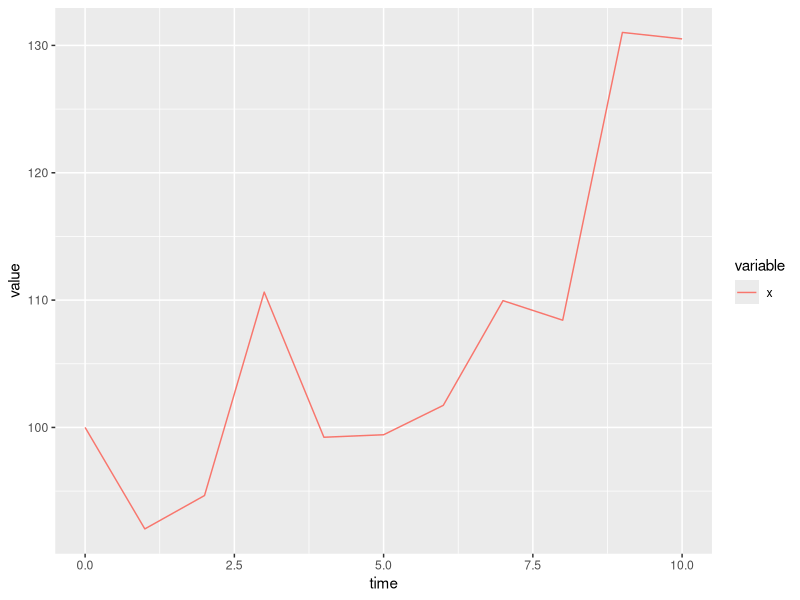
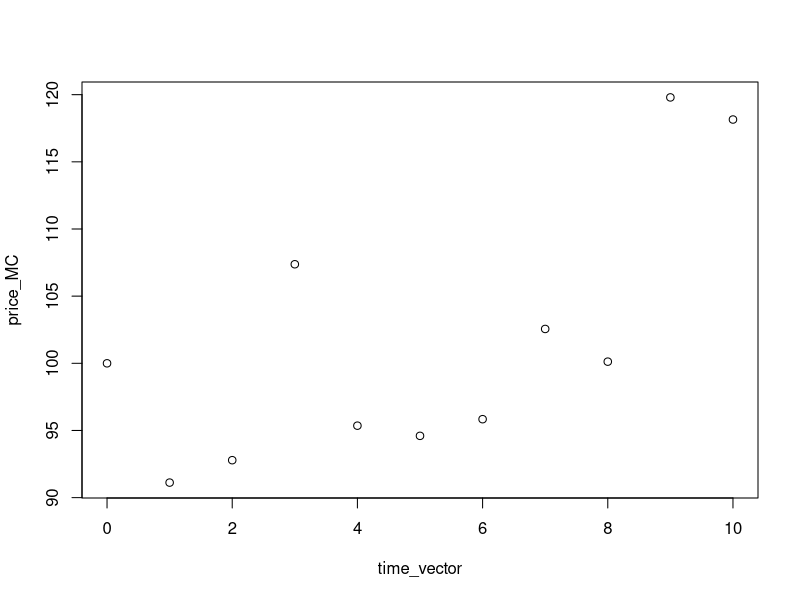
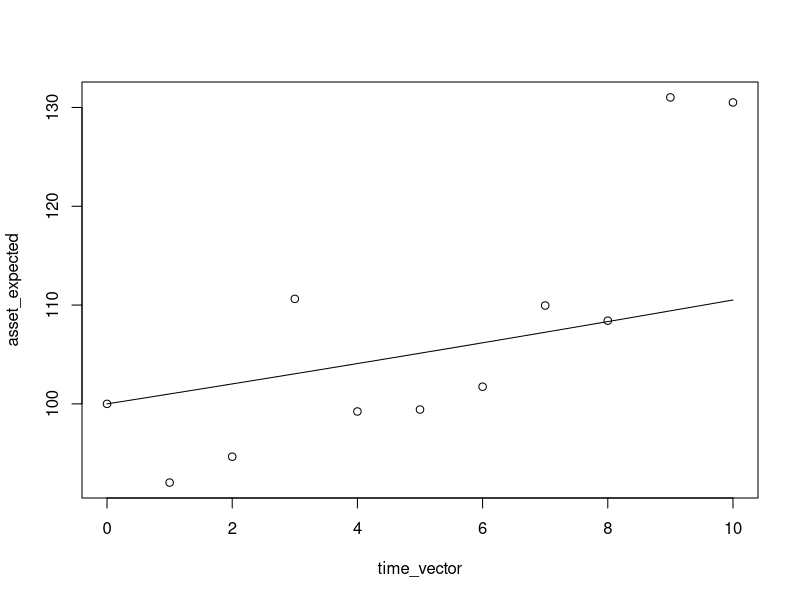

The R source for these figures, in order: (Note: this script raises an error after producing the figures.)
rm(list=ls()) # clears all

library(ggplot2)
library(reshape2)

#### GBM simulation ####

## initialize

x0    <- 100
mu    <- 0.01
sigma <- 0.1


## simulate GBM

n  <- 1    # monte carlo simulation paths 
end_time  <- 10
dt <- 1
time_vector <- seq(0, end_time, by = dt)
m  <- length(time_vector)      # subintervals



x <- matrix(NA, m, n)
x[1,] <- x0

set.seed(2)
for (k in 1:n) {
  for (i in 2:m) {
    dx <- mu * x[i - 1, k] * dt + x[i - 1, k] * sigma * sqrt(dt) * rnorm(1,0,1)
    x[i, k] <- x[i - 1, k] + dx
  }
}



## plot

data <- data.frame('time' = seq(0, m - 1), x)
data <- melt(data,  id = c('time'))

ggplot(data, aes(time, value)) +
  geom_line(aes(colour = variable))

## present value of future expected cash flow

r <- 0.01
price_MC <- rowMeans(1/(1 + r * dt) ^ (0:(m - 1))  * x)
plot(time_vector, price_MC)

## present value of expected future profits

asset_expected <- rowMeans(x)
liability_expected <- 100
profit_expected <- (asset_expected - liability_expected)
pv_profit <- sum(1/(1 + r * dt) ^ (0:(m - 1)) * profit_expected)

## thoeretical expectation and variance of GBM

expectation_theoretical <- x0 * exp(mu * time_vector)
variance_theoretical <- x0^2 * exp(2 * mu * time_vector) * (exp(sigma ^ 2 * time_vector) - 1)
std_theoretical <- sqrt(variance_theoretical)

## compare empirical and theoretical moments

plot(time_vector, asset_expected) 
points(time_vector, expectation_theoretical, type = 'l')

plot(time_vector, apply(x, 1, var)) 
points(time_vector, variance_theoretical, type = 'l')

## compare histogram and thoeretical distribution of GBM

density_theoretical_GBM <- function(s, t, mu, sigma, s0) {
  
  1 / sqrt(2 * pi * s ^ 2 * sigma ^ 2 * t) * 
    exp(
      -((log(s) - log(s0) - (mu - 0.5 * sigma ^ 2) * t) ^ 2 / (2 * sigma ^ 2 * t))
    )
  
}

density <- sapply(sort(x[2,]), function(i) density_theoretical_GBM(s = i, 
                                                                   t = time_vector[2], 
                                                                   mu = mu, 
                                                                   sigma = sigma,
                                                                   s0 = x0))
hist(x[2,], freq = F)
lines(sort(x[2,]), density, lwd = 2)




# ## does the simulation method matter? YES! x_closed_form is wrong because W(t_i) and W(t_{i-1}) are not independent. But in the simulation scheme below we assume independence through the independent normal rv's, and hence the resulting path for x_closed_form is incorrect 
# 
# n  <- 1    # monte carlo simulation paths 
# end_time  <- 10
# dt <- 1 / 12
# time_vector <- seq(0, end_time, by = dt)
# m  <- length(time_vector)     
# 
# x_closed_form <- x_increment <- x_closed_form_increment <- matrix(NA, m, n)
# x_closed_form[1, ] <- x_increment[1, ] <- x_closed_form_increment[1, ] <- x0
# 
# for (k in 1:n) {
#   for (i in 2:m) {
#     Z <- rnorm(1,0,1)
#     dx <- mu * x_increment[i - 1, k] * dt + x_increment[i - 1, k] * sigma * sqrt(dt) * Z
#     x_increment[i, k] <- x_increment[i - 1, k] + dx
#     x_closed_form[i, k] <- x0 * exp((mu - 0.5 * sigma ^ 2) * time_vector[i] + sigma * sqrt(time_vector[i]) * rnorm(1, 0, 1))
#     x_closed_form_increment[i, k] <- x_closed_form_increment[i - 1, k] * exp((mu - 0.5 * sigma ^ 2) * dt + sigma * sqrt(dt) * Z)
#   }
# }
# 
# plot(time_vector, x_closed_form[, 1], type = 'l')
# points(time_vector, x_increment[, 1], type = 'l', col = 'red')
# points(time_vector, x_closed_form_increment[, 1], type = 'l', col = 'blue')
# 
# 
# ## testing black-scholes formula for call option
# 
# source('black_scholes_formula.R')
# 
# strike <- 150
# 
# # theoretical value
# call_value_theoretical <- sapply(time_vector, function(i) {
#   
#   black_scholes_formula(t = 0, 
#                         maturity = i,
#                         s = x0, 
#                         K = strike, 
#                         r = mu, 
#                         sigma = sigma)
#   
# }) 
#   
#   
# 
# 
# # monte carlo value
# 
# call_value_mc <- sapply(time_vector, function(i) {
#   
#   index <- which(time_vector == i)
#   mean(1/(1 + r * dt) ^ (index - 1)  * pmax(0, x[index, ] - strike))
#   
# })
#   
# 
# plot(time_vector, call_value_theoretical, type = 'l')
# points(time_vector, call_value_mc)


## estimate GBM parameters based on one sample path

data_test <- x[, 1]
plot(data_test, type = 'l')

# log returns are normally distibuted
log_return <- log(data_test[-1] / data_test[-m]) 

# test independence of log returns
acf(log_return)
Box.test(log_return, lag = 1, type = "Ljung-Box")

## test normal distribution - not OK in general! Heavier tales than a normal distribution

plot(log_return)

qqnorm(log_return);qqline(log_return, col = 2)
shapiro.test(log_return)

# mle
sigma_mle <- sqrt(var(log_return) / dt)
r_mle <- mean(log_return) / dt + sigma_mle ^ 2 / 2

hist(log_return, freq = FALSE)
lines(sort(log_return), dnorm(sort(log_return), mean = (r_mle - sigma_mle ^ 2 / 2) * dt, sd = sigma_mle * sqrt(dt)), lwd = 2)

var_r <- sigma_mle ^ 2 * (2 + sigma_mle ^ 2 * dt) / (2 * dt) 
var_sigma <- sigma_mle ^ 2 /2

LL <- function(obs, theta) {
  -sum(log(dnorm(obs, theta[1], theta[2])))
}

nlm(function(theta) LL(obs = log_return, theta), c(1, 1), hessian = TRUE)



## confidence interval - forklar hvorfor det vokser med tiden

# sapply(1:m, function(i) quantile(x[i,], c(0.025,0.975)) ) 
